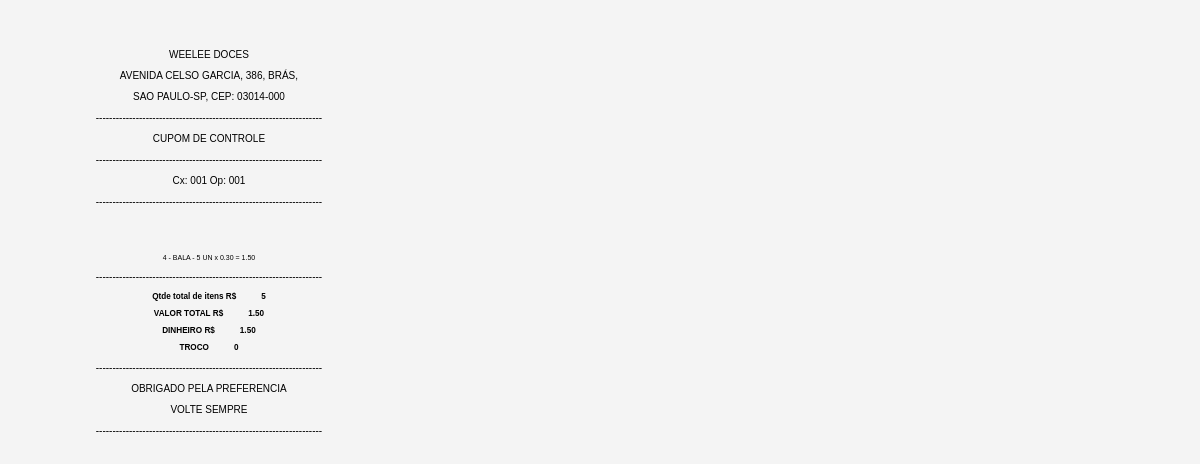
The page /cart/receipt on the database its author committed.
### app/models.py (models this page shows, shortened)
class Cart(models.Model):
    product = models.ForeignKey(Product, on_delete=models.CASCADE)
    quantity = models.PositiveIntegerField(default=1)
    price = models.DecimalField(max_digits=10, decimal_places=2, default=0.00)
    group = models.CharField(max_length=100)

class Product(models.Model):
    id = models.AutoField(primary_key=True)
    name = models.CharField(max_length=100)
    group = models.CharField(max_length=100)
    barcode = models.PositiveIntegerField()
    price = models.DecimalField(max_digits=10, decimal_places=2)

### app/views.py (the view)
# urls.py: path('cart/receipt',views.receipt,name='receipt'),
def receipt(request):
    if request.method == 'GET':
        cash = request.GET.get('cart_total')
    cart_items = Cart.objects.all()
    cart_total = 0
    total_items = 0
    cart_items = Cart.objects.all()
    for cart_item in cart_items:
        cart_item.subtotal = cart_item.quantity * cart_item.product.price
        cart_total += cart_item.subtotal
        total_items += cart_item.quantity
    if cash is None:
        cash=cart_total
        change=0
    else:
        change=float(cash)-float(cart_total)
    content = {
        'total_items':total_items,
        'change':change,
        'cash':cash,
        'cart_total':cart_total,
        'cart_items':cart_items
    }
    return render(request, 'receipt.html', content)

### app/templates/receipt.html (shortened to what this page needs)
{% load static %}
<!DOCTYPE html>
<html>
<head>
    <head>
        <link rel="stylesheet" href="{% static 'css/calculator.css' %}">
</head>
<body>
    <div class="receipt">
        <p>WEELEE DOCES</p>
        <p>AVENIDA CELSO GARCIA, 386, BRÁS,</p>
        <p>SAO PAULO-SP, CEP: 03014-000</p>
        <p>--------------------------------------------------------------------</p>
        <p>CUPOM DE CONTROLE</p>
        <p>--------------------------------------------------------------------</p>
        <p id="dateTime"> Cx: 001 Op: 001 </p>
        <p>--------------------------------------------------------------------</p>
        </div>
        <div class="receipt">
            <ul>
                {% for cart_item in cart_items %}
                    <li>{{cart_item.product.barcode}} - {{ cart_item.product.name }}    -
                        {{ cart_item.quantity }} UN x {{cart_item.product.price}} = {{cart_item.subtotal}}
                    </li>
                        {% endfor %}
            </ul>
            <p>--------------------------------------------------------------------</p>
            <h3>Qtde total de itens R$ &nbsp;&nbsp;&nbsp;&nbsp;&nbsp;&nbsp;&nbsp;&nbsp;&nbsp;&nbsp;{{ total_items }}</h3>
            <h3>VALOR TOTAL R$ &nbsp;&nbsp;&nbsp;&nbsp;&nbsp;&nbsp;&nbsp;&nbsp;&nbsp;&nbsp;{{ cart_total }}</h3>
            <h3>DINHEIRO R$ &nbsp;&nbsp;&nbsp;&nbsp;&nbsp;&nbsp;&nbsp;&nbsp;&nbsp;&nbsp;{{ cart_total }}</h3>
            <h3>TROCO &nbsp;&nbsp;&nbsp;&nbsp;&nbsp;&nbsp;&nbsp;&nbsp;&nbsp;&nbsp;{{ change }}</h3>
            <p>--------------------------------------------------------------------</p>
            <p>OBRIGADO PELA PREFERENCIA</p>
            <p>VOLTE SEMPRE</p>
            <p>--------------------------------------------------------------------</p>
         </div>
</body>
</html>

### app/static/css/calculator.css (style rules this page uses)
p { font-size: 10px; }
body { font-family: Arial, sans-serif; background-color: #f4f4f4; text-align: center; margin: 20px; font-size: 7px; }
ul { list-style: none; padding: 0; }
.receipt { width: 80mm; height: 40mm; margin: 5mm; padding: 5mm; }

### rows shown on the page
Cart: product.barcode "4", product.name "BALA", quantity "5", product.price "0.30", subtotal "1.50"

### other values the page prints
{{ total_items }} "5"
{{ cart_total }} "1.50"
{{ change }} "0"
